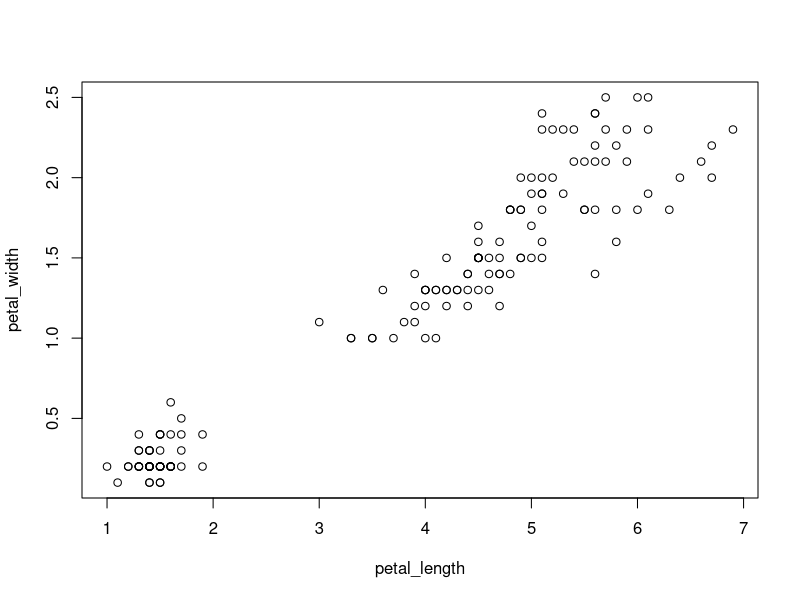
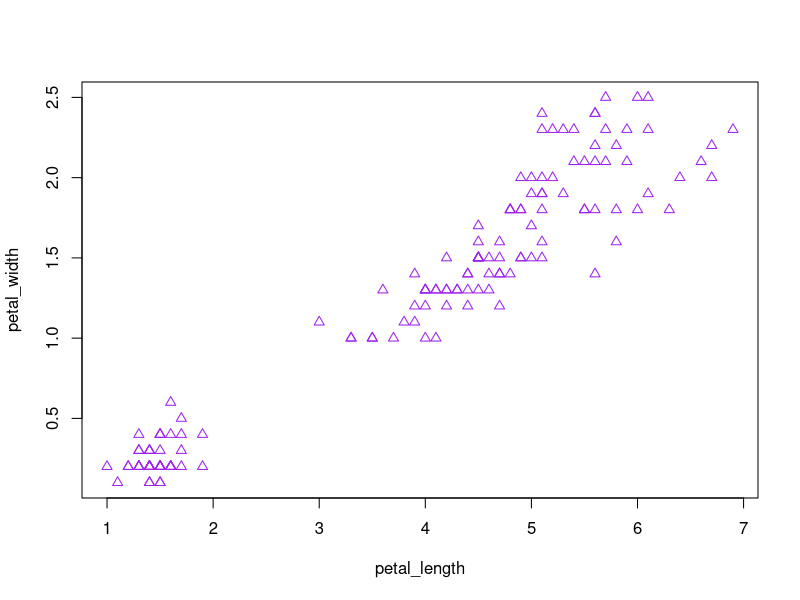
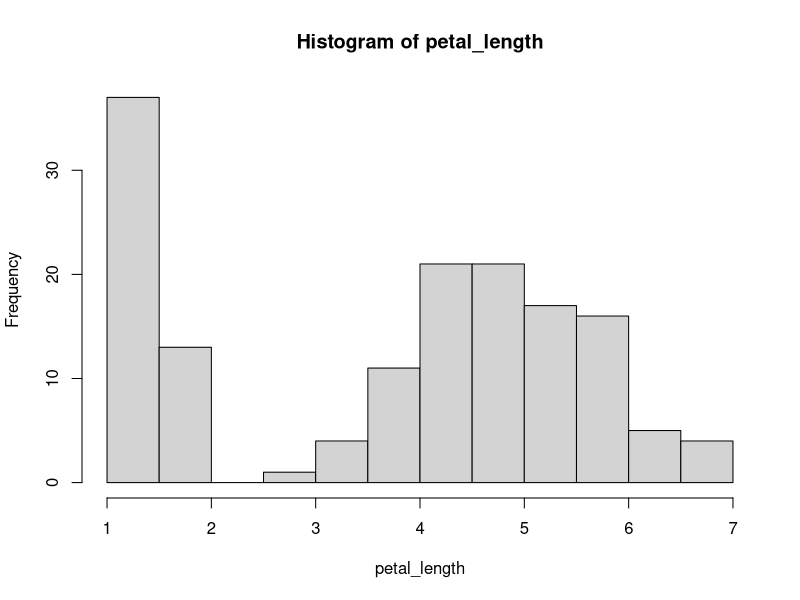

The R script that drew these images, in order:
# load and attach packages
library(datasets)
library(graphics)

# load example data
iris <- datasets::iris

# do something with the code
petal_length <- iris$Petal.Length

petal_width <- iris$Petal.Width

plot(petal_length, petal_width)

# have the other person change this line to pch = 1 and col = "red"
plot(petal_length, petal_width, pch = 2, col = "purple")

# view a historgram of petal width
hist(petal_length)
